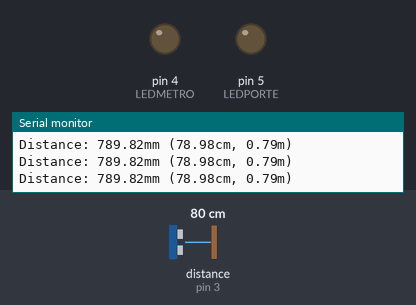
A sketch run on a simulated Arduino Uno, built with avr-gcc and run on an emulated ATmega328P. Parts: output pins drawn as LEDs (lit = HIGH), the last lines printed to the serial monitor. Wiring (inferred from the names in the program): ultrasonic range finder: trigger pin 2; echo pin 3. The test bench sets the inputs (shaded band); at power-on: distance to the obstacle (sensor on pin 3) 80 cm. The echo pulse lasts 58.3 µs per cm; pins used as bus, display or sensor lines are not drawn.

Above: at 1.3 s.
1.4 s: distance to the obstacle (sensor on pin 3) set to 21 cm
2.9 s: distance to the obstacle (sensor on pin 3) set to 16 cm
At 4.4 s:
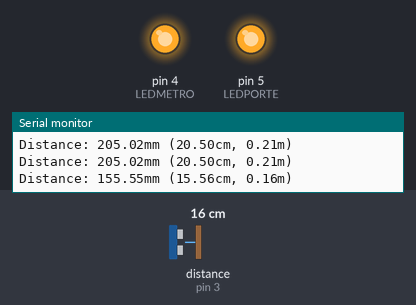
5.0 s: distance to the obstacle (sensor on pin 3) set to 35 cm
At 5.8 s:
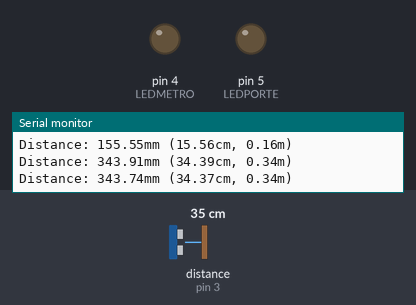
6.5 s: distance to the obstacle (sensor on pin 3) set to 2 cm
At 6.9 s:
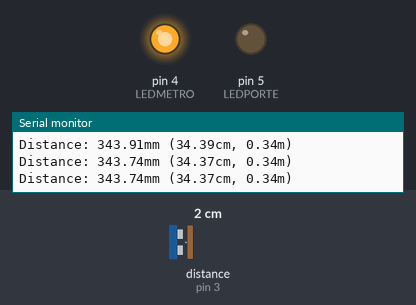
Timing chart, 0 to 9.5 s (numbered marks = the images above; inputs shaded):
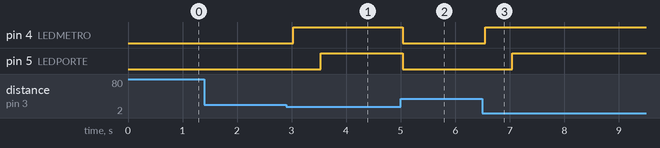

Measured:
- the behaviour switches between 19 and 18 cm on distance to the obstacle (sensor on pin 3) (found by bisection; images 0 and 1)
- after the input at 2.9 s, pin 4 (LEDMETRO): LOW → HIGH after 0.13 s; pin 5 (LEDPORTE): LOW → HIGH after 0.63 s
- after the input at 5.0 s, pin 4 (LEDMETRO), pin 5 (LEDPORTE): HIGH → LOW at once
- after the input at 6.5 s, pin 4 (LEDMETRO): LOW → HIGH after 0.05 s; pin 5 (LEDPORTE): LOW → HIGH after 0.55 s

The sketch:

metro_ouverture_porte.ino
```cpp
/*
 * Code d'exemple pour un capteur à ultrasons HC-SR04.
 */

/* Constantes pour les broches */
const byte TRIGGER_PIN = 2; // Broche TRIGGER
const byte ECHO_PIN = 3;    // Broche ECHO
int LEDMETRO = 4;
int LEDPORTE = 5;
/* Constantes pour le timeout */
const unsigned long MEASURE_TIMEOUT = 25000UL; // 25ms = ~8m à 340m/s

/* Vitesse du son dans l'air en mm/us */
const float SOUND_SPEED = 340.0 / 1000;

/** Fonction setup() */
void setup() {
   pinMode(LEDMETRO, OUTPUT);
   pinMode(LEDPORTE, OUTPUT);
  /* Initialise le port série */
  Serial.begin(115200);

  /* Initialise les broches */
  pinMode(TRIGGER_PIN, OUTPUT);
  digitalWrite(TRIGGER_PIN, LOW); // La broche TRIGGER doit être à LOW au repos
  pinMode(ECHO_PIN, INPUT);
}

/** Fonction loop() */
void loop() {

  /* 1. Lance une mesure de distance en envoyant une impulsion HIGH de 10µs sur la broche TRIGGER */
  digitalWrite(TRIGGER_PIN, HIGH);
  delayMicroseconds(10);
  digitalWrite(TRIGGER_PIN, LOW);

  /* 2. Mesure le temps entre l'envoi de l'impulsion ultrasonique et son écho (si il existe) */
  long measure = pulseIn(ECHO_PIN, HIGH, MEASURE_TIMEOUT);

  /* 3. Calcul la distance à partir du temps mesuré */
  float distance_mm = measure / 2.0 * SOUND_SPEED;

  if (distance_mm / 10.0 <= 18){
   digitalWrite(LEDMETRO, HIGH);
   delay(500);
   digitalWrite(LEDPORTE, HIGH);
  } else {
  digitalWrite(LEDMETRO,LOW);
  digitalWrite(LEDPORTE,LOW);
  }


  /* Affiche les résultats en mm, cm et m */
  Serial.print(F("Distance: "));
  Serial.print(distance_mm);
  Serial.print(F("mm ("));
  Serial.print(distance_mm / 10.0, 2);
  Serial.print(F("cm, "));
  Serial.print(distance_mm / 1000.0, 2);
  Serial.println(F("m)"));


  /* Délai d'attente pour éviter d'afficher trop de résultats à la seconde */
  delay(500);
}
```
